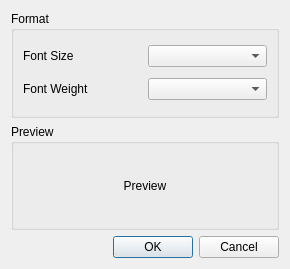
<?xml version="1.0" encoding="UTF-8"?>
<ui version="4.0">
 <class>Dialog</class>
 <widget class="QDialog" name="Dialog">
  <property name="geometry">
   <rect>
    <x>0</x>
    <y>0</y>
    <width>290</width>
    <height>269</height>
   </rect>
  </property>
  <property name="windowTitle">
   <string>Format value..</string>
  </property>
  <layout class="QVBoxLayout" name="verticalLayout">
   <item>
    <widget class="QGroupBox" name="groupBox">
     <property name="title">
      <string>Format</string>
     </property>
     <layout class="QGridLayout" name="gridLayout">
      <item row="0" column="0">
       <widget class="QLabel" name="font_size_label">
        <property name="text">
         <string>Font Size</string>
        </property>
       </widget>
      </item>
      <item row="0" column="1">
       <widget class="QComboBox" name="font_size_combobox"/>
      </item>
      <item row="1" column="0">
       <widget class="QLabel" name="font_weight_label">
        <property name="text">
         <string>Font Weight</string>
        </property>
       </widget>
      </item>
      <item row="1" column="1">
       <widget class="QComboBox" name="font_weight_combobox"/>
      </item>
     </layout>
    </widget>
   </item>
   <item>
    <widget class="QGroupBox" name="groupBox_2">
     <property name="title">
      <string>Preview</string>
     </property>
     <layout class="QHBoxLayout" name="horizontalLayout">
      <item>
       <widget class="QLabel" name="preview_label">
        <property name="text">
         <string>Preview</string>
        </property>
        <property name="alignment">
         <set>Qt::AlignCenter</set>
        </property>
       </widget>
      </item>
     </layout>
    </widget>
   </item>
   <item>
    <widget class="QDialogButtonBox" name="buttonBox">
     <property name="orientation">
      <enum>Qt::Horizontal</enum>
     </property>
     <property name="standardButtons">
      <set>QDialogButtonBox::Cancel|QDialogButtonBox::Ok</set>
     </property>
    </widget>
   </item>
  </layout>
 </widget>
 <tabstops>
  <tabstop>font_size_combobox</tabstop>
  <tabstop>font_weight_combobox</tabstop>
 </tabstops>
 <resources/>
 <connections>
  <connection>
   <sender>buttonBox</sender>
   <signal>accepted()</signal>
   <receiver>Dialog</receiver>
   <slot>accept()</slot>
   <hints>
    <hint type="sourcelabel">
     <x>248</x>
     <y>254</y>
    </hint>
    <hint type="destinationlabel">
     <x>157</x>
     <y>274</y>
    </hint>
   </hints>
  </connection>
  <connection>
   <sender>buttonBox</sender>
   <signal>rejected()</signal>
   <receiver>Dialog</receiver>
   <slot>reject()</slot>
   <hints>
    <hint type="sourcelabel">
     <x>316</x>
     <y>260</y>
    </hint>
    <hint type="destinationlabel">
     <x>286</x>
     <y>274</y>
    </hint>
   </hints>
  </connection>
 </connections>
</ui>
